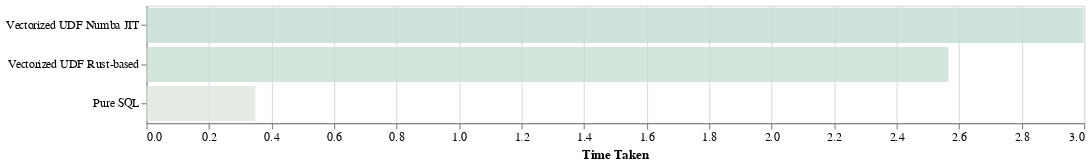

Notebook code cell kept with this figure:
### Code cell
entries = {
    "Vectorized UDF Numba JIT": 2.998,  # seconds
    "Vectorized UDF Rust-based": 2.566,  # seconds
    "Pure SQL": 0.3479,  # seconds
}
get_chart(entries)

### Figure 1 — Vega-Lite specification as saved in the notebook (floating-point values rounded to 4 significant figures)
{"config": {"view": {"continuousWidth": 300, "continuousHeight": 300}, "autosize": {"resize": true}}, "data": {"name": "data-1d51e63c85259cec65a593812875de85"}, "mark": {"type": "bar"}, "encoding": {"color": {"field": "time_taken", "legend": null, "scale": {"domain": [0, 30], "scheme": "lighttealblue"}, "type": "quantitative"}, "opacity": {"value": 0.8}, "x": {"axis": {"title": "Time Taken"}, "field": "time_taken", "type": "quantitative"}, "y": {"axis": {"title": null}, "field": "approach", "sort": "-x", "type": "nominal"}}, "height": 100, "width": 800, "$schema": "https://vega.github.io/schema/vega-lite/v5.17.0.json", "datasets": {"data-1d51e63c85259cec65a593812875de85": [{"approach": "Vectorized UDF Numba JIT", "time_taken": 2.998}, {"approach": "Vectorized UDF Rust-based", "time_taken": 2.566}, {"approach": "Pure SQL", "time_taken": 0.3479}]}}
